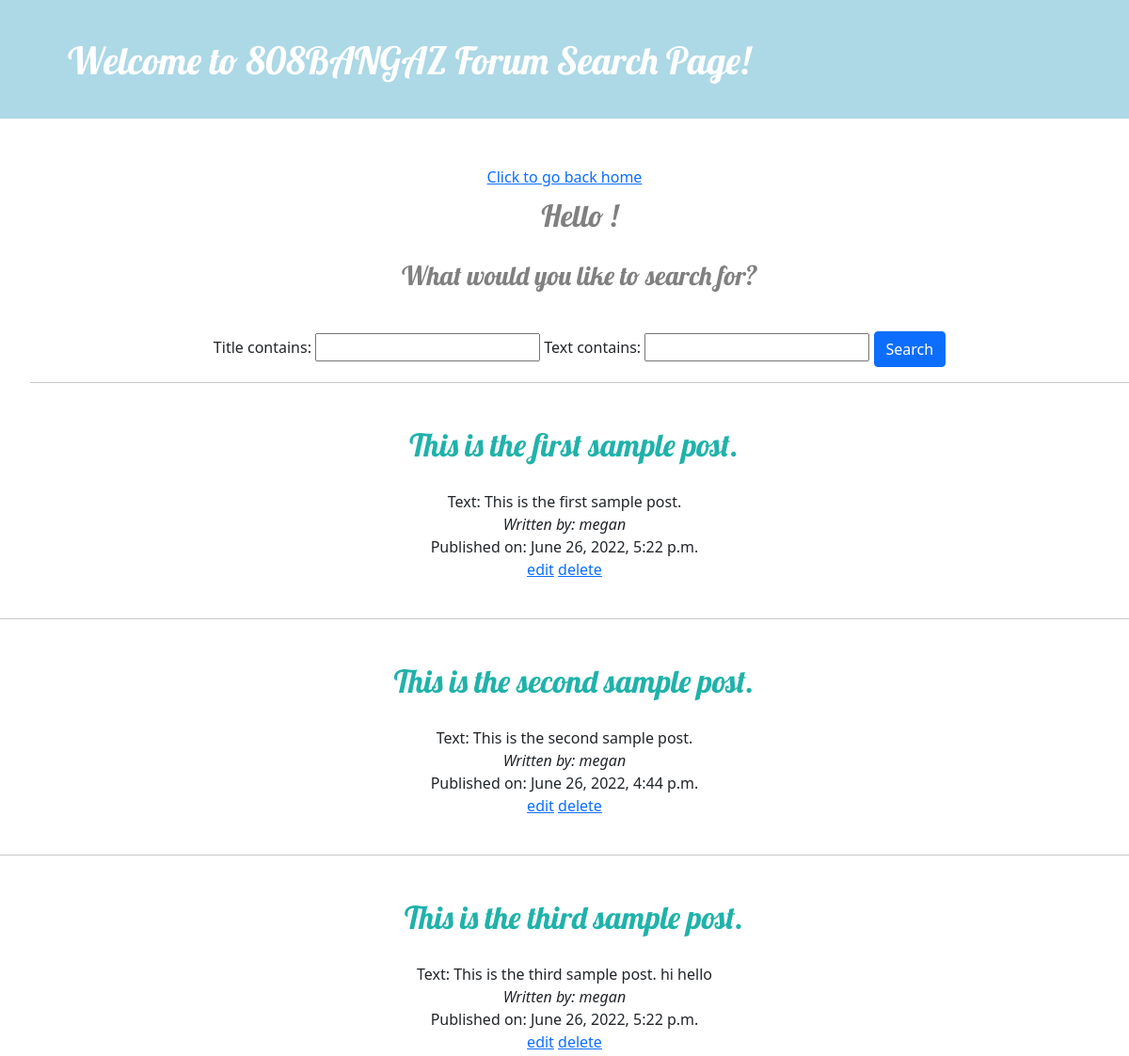
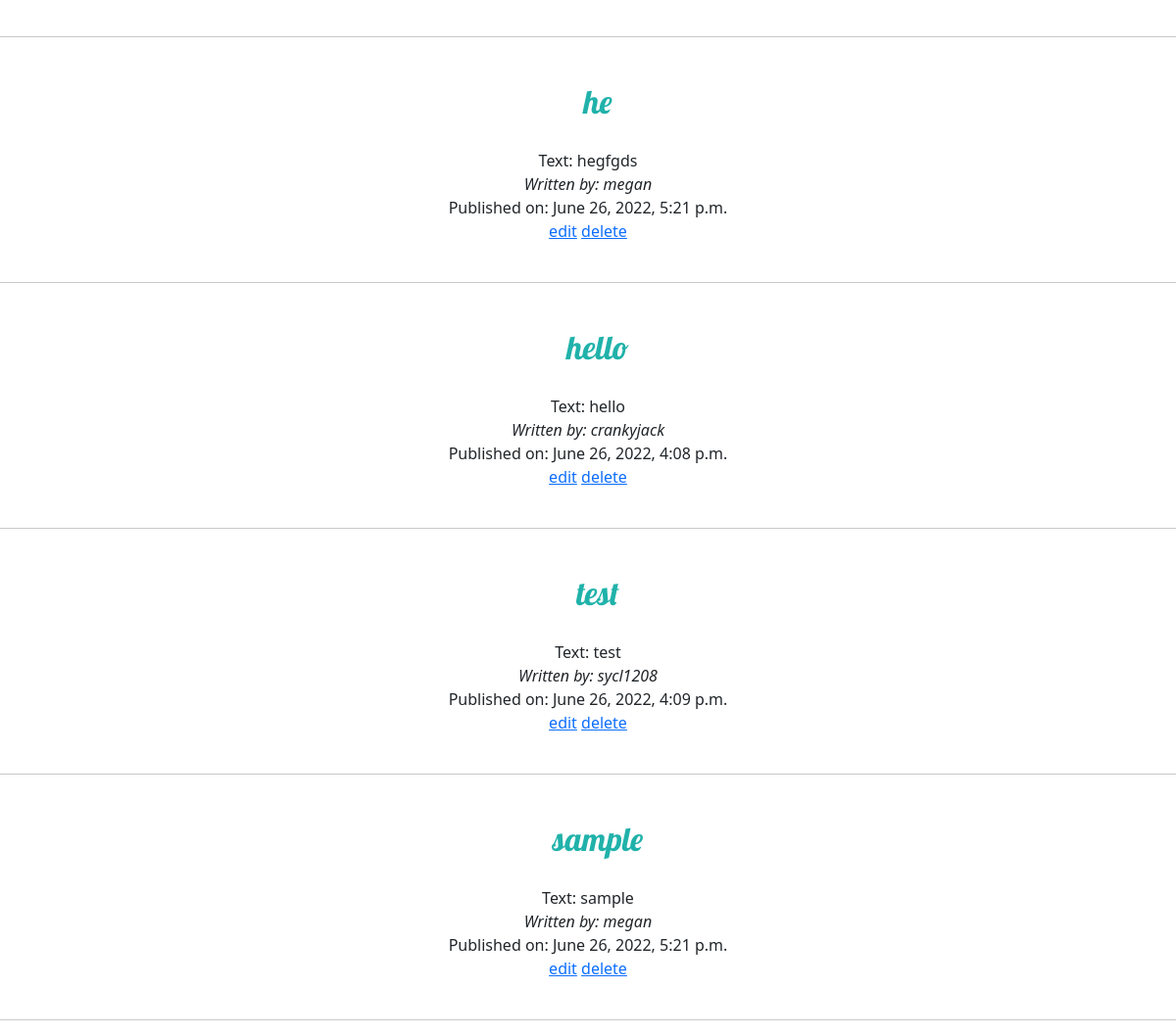
The app's page /search/ with its own data (2 pictures, top to bottom).
### blogs/models.py (models this page shows, shortened)
class Post(models.Model):
    author = models.ForeignKey(settings.AUTH_USER_MODEL, on_delete=models.CASCADE)
    title = models.CharField(max_length=200)
    text = models.TextField()
    created_date = models.DateTimeField(default=timezone.now)
    published_date = models.DateTimeField(blank=True, null=True)

### blogs/views.py (the view)
# urls.py: path('search/', views.SearchView.as_view(), name='search'),
class SearchView(generic.ListView):
    template_name = 'blogs/search.html'
    context_object_name = 'blogs_list'
    def get_queryset(self):
        return Post.objects.all()
    def get_context_data(self, **kwargs):
        context = super().get_context_data(**kwargs)
        context['filter'] = PostFilter(self.request.GET, queryset=self.get_queryset())
        return context

### blogs/templates/blogs/search.html (shortened to what this page needs)
{% load static %}
<!DOCTYPE html>
<html>
    <head>
        <link rel="stylesheet" href="https://cdn.jsdelivr.net/npm/bootstrap@5.1.3/dist/css/bootstrap.min.css">
        <link rel="stylesheet" href="{% static 'css/blogs.css' %}">
    </head>
    <body>
        <header class="page-header">
            <div class="container">
                <h1 class='greeting3'>Welcome to 808BANGAZ Forum Search Page!</h1>
            </div>
        </header>
    <center>
        <a href="{% url 'post_list' %}">{% csrf_token %}Click to go back home</a>
    </center>
{% if blogs_list %}
    <center>
        <ul>
        <h2 class='user'> Hello {{user.username}}!</h2>
        <h3 class='user'>What would you like to search for?</h3>
        <br>
        <form method="GET"> {% csrf_token %}
            {{ filter.form }}
            <button type="submit" class="btn btn-primary">Search</button>
        </form>
        <hr>
    </center>
    {% for blog in filter.qs %}
    <center>
            <h4 class='title'>{{ blog.title }}<br></h4>
            Text: {{ blog.text }} <br>
            <i>Written by: {{ blog.author }}</i> <br>
            Published on: {{ blog.published_date }} <br>
            <span><a href="{% url 'update' blog.id %}">edit</a></span>
            <span><a href="{% url 'delete' blog.id %}">delete</a></span>
        <br>
        <br>
        <hr>
    </center>
    {% endfor %}
{% else %}
    <br>
    <p> No blogs posted. </p>
{% endif %}

### blogs/static/css/blogs.css (style rules this page uses)
.page-header { background-color: lightblue; margin-top: 0; margin-bottom: 50px; padding: 10px 10px 10px 10px; font-family: 'Lobster', cursive; text-align: left; }
h1, h2, h3, h4 { font-family: 'Lobster', cursive; }
.title { padding: 30px 20px 20px 40px; color: lightseagreen; font-style: bold; font-family: 'Lobster', cursive; font-size: 25pt; }
.greeting3 { padding: 30px 20px 20px 30px; color: white; font-family: 'Lobster', cursive; }
.user { text-align: center; padding: 10px 10px 10px 10px; color: gray; }

### records on screen
Post: title "This is the first sample post.", text "This is the first sample post.", author "megan", published_date "June 26, 2022, 5:22 p.m."
Post: title "This is the second sample post.", text "This is the second sample post.", author "megan", published_date "June 26, 2022, 4:44 p.m."
Post: title "This is the third sample post.", text "This is the third sample post. hi hello", author "megan", published_date "June 26, 2022, 5:22 p.m."
Post: title "he", text "hegfgds", author "megan", published_date "June 26, 2022, 5:21 p.m."
Post: title "hello", text "hello", author "crankyjack", published_date "June 26, 2022, 4:08 p.m."
Post: title "test", text "test", author "sycl1208", published_date "June 26, 2022, 4:09 p.m."
Post: title "sample", text "sample", author "megan", published_date "June 26, 2022, 5:21 p.m."
